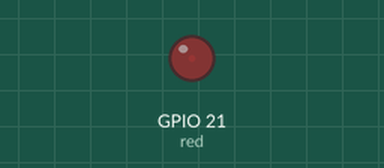
Simulated run of this program. Board: Raspberry Pi (BCM pin numbers). Shown: output pins drawn as LEDs (lit = HIGH). What the program prints to the terminal is not drawn.

Above: at 0.05 s.
At 1.05 s:
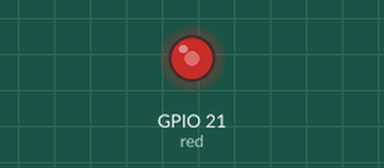
At 2.0 s:
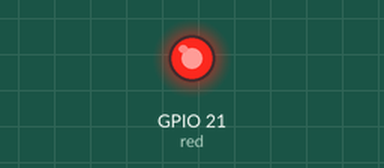
At 4.0 s:
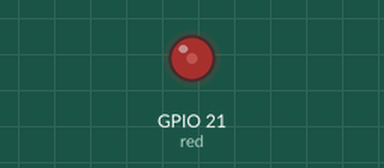
Timing chart, 0 to 6.5 s (numbered marks = the images above):
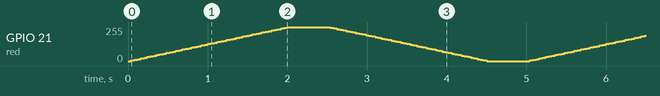

The program:

gpiozero_PWMLED_blink_fade.py
```python
#!/usr/bin/python3
from gpiozero import PWMLED
from signal import pause

red = PWMLED(pin=21, active_high=True, initial_value=0, frequency=100)

print("Press Crtl-C to stop the program.")
while True:
	try:
		red.blink(on_time=0.5, off_time=0.5, fade_in_time = 2, fade_out_time = 2, n=None, background=True)
		pause()
	except KeyboardInterrupt:
		print("Stopping program.\n")
		red.close()
		exit()
```
